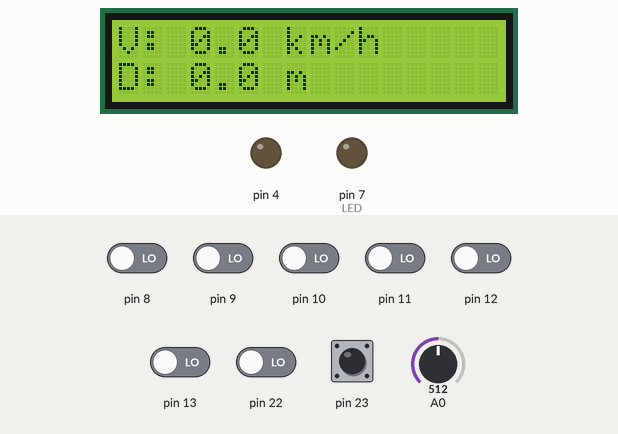
A program run on a simulated Arduino Uno, built with avr-gcc and run on an emulated ATmega328P. Shown: 16×2 character LCD, output pins drawn as LEDs (lit = HIGH). Inputs (shaded band) come from the test bench; at power-on: pin 23 HIGH, pin 8–13, pin 22 LOW, A0 = 512.

Above: at 2.7 s.
2.8 s: A0 set to 259
4.3 s: A0 set to 236
At 5.5 s:
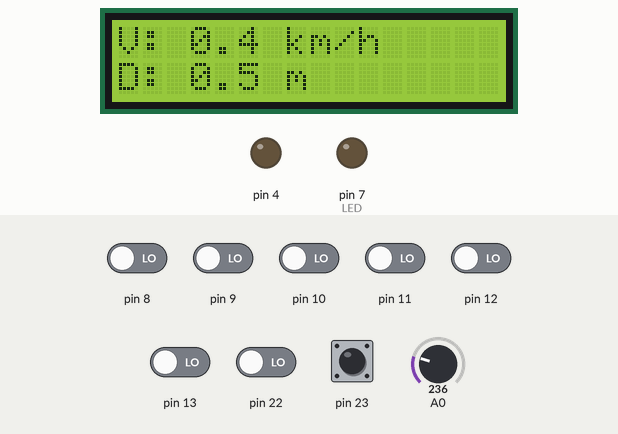
5.8 s: pin 23 pulled LOW for 0.15 s
At 5.98 s:
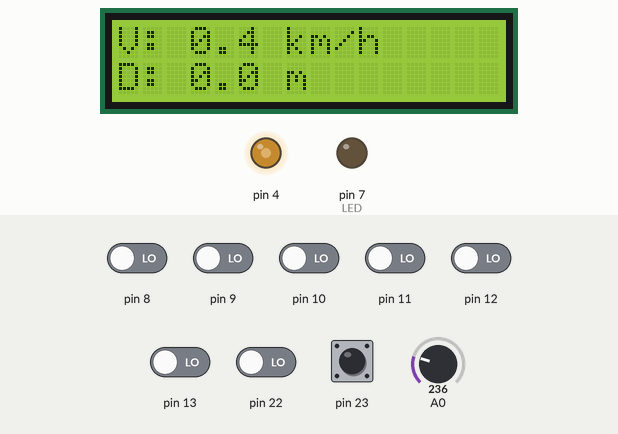
7.6 s: pin 23 pulled LOW for 1 s
At 7.79 s:
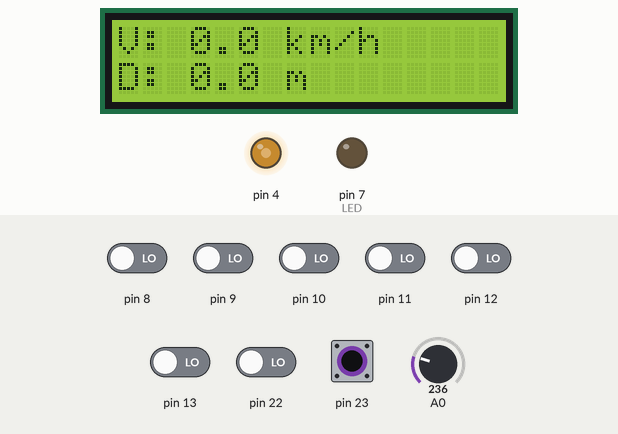
Timing chart, 0 to 10.6 s (numbered marks = the images above; inputs shaded):
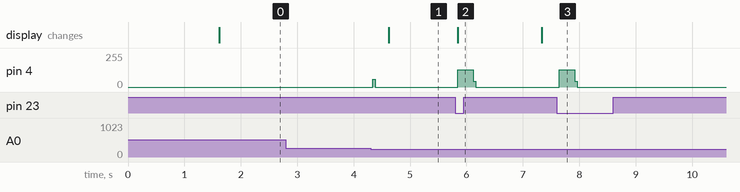

The program:

main.cpp
```cpp
#include <Arduino.h>
#include <Wire.h>
#include <LiquidCrystal_I2C.h>
#include <avr/io.h>
#include <avr/interrupt.h>

float vitezaCurenta = 0.0;
float distantaTotala = 0.0;
bool magnetPrezent = false;
unsigned long timpUltimulUpdateLCD = 0;
unsigned long timpUltimaRotatie = 0;

LiquidCrystal_I2C lcd(0x27, 16, 2);

const float CIRCUMFERINTA = 0.5;  // metri
const int PRAG_DETECTIE = 250;    // sub 250 detectăm magnetul
const int PRAG_ELIBERARE = 400;   // peste 400 considerăm că a plecat
float limitaViteza = 1.5;         // Limita  viteza

volatile unsigned long num_toggles = 0;
volatile unsigned long max_toggles = 0;

bool stareButonAnterioara = true; // true = HIGH
unsigned long timpUltimaApasare = 0;

// Întreruperea hardware pentru buzzer
ISR(TIMER2_COMPA_vect) {
  PORTD ^= (1 << PORTD4);
  num_toggles++;

  if (num_toggles >= max_toggles) {
    TIMSK2 &= ~(1 << OCIE2A);
    PORTD &= ~(1 << PORTD4);
  }
}

void buzzer(uint16_t freq_hz, uint16_t duration_ms) {
  if (freq_hz == 0) return;

  max_toggles = (2UL * freq_hz * duration_ms) / 1000UL;
  num_toggles = 0;

  uint32_t ocr_val = (16000000UL / (2UL * 128UL * freq_hz)) - 1;
  if (ocr_val > 255) ocr_val = 255;

  TCCR2A = 0;
  TCCR2B = 0;
  TCNT2 = 0;

  OCR2A = (uint8_t)ocr_val;
  TCCR2A |= (1 << WGM21);
  TCCR2B |= (1 << CS22) | (1 << CS20);
  TIMSK2 |= (1 << OCIE2A);
}

void actualizeazaLCD() {
  if (millis() - timpUltimulUpdateLCD > 500 || timpUltimulUpdateLCD == 0) {
    timpUltimulUpdateLCD = millis();

    lcd.setCursor(0, 0);
    lcd.print("V: ");
    lcd.print(vitezaCurenta, 1);
    lcd.print(" km/h    ");

    lcd.setCursor(0, 1);
    lcd.print("D: ");
    if (distantaTotala < 1000) {
      lcd.print(distantaTotala, 1);
      lcd.print(" m      ");
    } else {
      lcd.print(distantaTotala / 1000.0, 2);
      lcd.print(" km     ");
    }
  }
}

void setup() {
  // 1. Initializare LCD
  lcd.init();
  lcd.backlight();
  lcd.setCursor(0, 0);
  lcd.print("Bike Computer");
  lcd.setCursor(0, 1);
  lcd.print("Loading...");
  delay(1500);
  lcd.clear();

  // 2. Configurare pentru LED (PD7) și Buzzer (PD4) ca IEȘIRI
  DDRD |= (1 << DDD7);
  DDRD |= (1 << DDD4);

  // 3. Configurare ADC pentru Senzorul Hall (PC0 / A0)
  ADMUX = (1 << REFS0);
  ADCSRA = (1 << ADEN) | (1 << ADPS2) | (1 << ADPS1) | (1 << ADPS0); // Activare ADC + Prescaler 128

  // 4. Configurare Buton (SW0) pe PB7
  DDRB &= ~(1 << DDB7);   // Setează PB7 ca intrare (0)
  PORTB |= (1 << PORTB7); // Activează rezistența internă de PULL-UP pe PB7
}

void loop() {
  // --- CITIRE SENZOR
  ADCSRA |= (1 << ADSC);
  while (ADCSRA & (1 << ADSC));
  int citireADC = ADC;

  unsigned long timpAcum = millis();

  // --- LOGICĂ VITEZOMETRU ---
  if (citireADC < PRAG_DETECTIE && !magnetPrezent) {
    magnetPrezent = true;
    unsigned long deltaT = timpAcum - timpUltimaRotatie;

    if (deltaT > 100) { // Debounce
      vitezaCurenta = (CIRCUMFERINTA / (deltaT / 1000.0)) * 3.6;
      distantaTotala += CIRCUMFERINTA;
      timpUltimaRotatie = timpAcum;
      buzzer(2000, 20);
    }
  }
  else if (citireADC > PRAG_ELIBERARE && magnetPrezent) {
    magnetPrezent = false;
  }

  if (timpAcum - timpUltimaRotatie > 3000) {
    vitezaCurenta = 0.0;
  }
  actualizeazaLCD();

  static unsigned long timpAlerta = 0;
  static unsigned long timpBlink = 0;
  static bool stareAlerta = false;

  if (vitezaCurenta > limitaViteza) {
    if (millis() - timpAlerta > 1000) {
      buzzer(500, 100);
      timpAlerta = millis();
    }

    if (millis() - timpBlink > 200) {
      timpBlink = millis();
      stareAlerta = !stareAlerta;

      if (stareAlerta) {
        PORTD |= (1 << PORTD7);  // Aprinde LED
        buzzer(1000, 50);
      } else {
        PORTD &= ~(1 << PORTD7); // Stinge LED
      }
    }
  } else {
    PORTD &= ~(1 << PORTD7);
  }

  // returnează o valoare diferită de 0 dacă pinul e HIGH
  bool stareButon = (PINB & (1 << PINB7)) ? true : false;

  // Detectăm apăsarea
  if (stareButon == false && stareButonAnterioara == true) {
    // Debounce
    if (timpAcum - timpUltimaApasare > 250) {
      distantaTotala = 0.0;
      timpUltimaApasare = timpAcum;
      buzzer(1500, 300);
      timpUltimulUpdateLCD = 0;// Forțăm ecranul să se actualizeze instant
    }
  }
  stareButonAnterioara = stareButon; // Salvăm starea pentru următoarea iterație
}
```

Measured:
- after the input at 2.8 s, every drawn part: stays the same
- after the input at 4.3 s, pin 4: 0/255 → 60/255 at once, → 0/255 0.04 s later; the display: changes after 0.32 s (image 1)
- after the input at 5.8 s, pin 4: 0/255 → 128/255 at once, → 0/255 0.28 s later; the display: changes at once (image 2)
- after the input at 7.6 s, pin 4: 0/255 → 128/255 at once, → 0/255 0.28 s later
